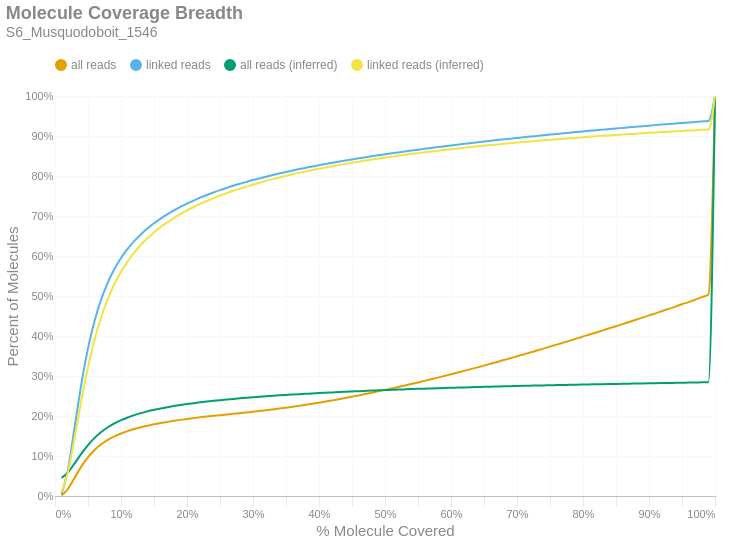

Notebook code for this chart:
### Markdown cell above
### Molecule Read Coverage
This chart shows molecule coverage breadth as computed by the number of bases aligned to that molecule. In other words, "*how much of each unique long molecule is actually sequenced/aligned?*" Keep in mind there is a distinction between sequences and alignments, since some sequences belonging to a particular molecule may not align well and wouldn't appear in the alignment data. This chart also shows molecule coverage breadth as computed by the *inferred fragment* from which the aligned sequences originate. Unlike read coverage, this calculation takes into account the total insert size, including unsequenced gaps between the forward and reverse reads. Like the previous figures, these are cumulative percents.

### Code cell
if SKIPLR:
    print_html(f"Skipped")
else:
    binned_df = consolidated_hist(valids['coverage_bp'], mask, 0.01, True)
    binned_df_inf = consolidated_hist(valids['coverage_inserts'], mask, 0.01, True)
    binned_df = binned_df.with_columns(pl.lit(binned_df_inf['all reads (cumsum)']).alias('all reads (inferred)'))
    binned_df = binned_df.with_columns(pl.lit(binned_df_inf['linked reads (cumsum)']).alias('linked reads (inferred)'))
    binned_df = binned_df.with_columns(
        (pl.col('bin').cast(pl.Float64) + 0.01).alias('right_edge')
    )

    with SafeRender(binned_df):
        (
            density_plot(binned_df, 'Molecule Coverage Breadth', samplename, 'molcov', ['all reads (inferred)','linked reads (inferred)'])
            .encode(
                #x=alt.X('bin:Q', title="% Molecule Covered").axis(format = '%').scale(padding=0),
                x=alt.X('right_edge:Q', title="% Molecule Covered").axis(format='%').scale(padding=0),
                y=alt.Y('value:Q', title='Percent of Molecules')
                    .axis(format='%')
                    .stack(False)
                    .scale(domainMin=0, padding=0),
                color=alt.Color("key:N").scale(domain = ["all reads", "linked reads", "all reads (inferred)", "linked reads (inferred)"]),
                tooltip = [
                    alt.Tooltip("key:N", title = "Data Type"),
                    alt.Tooltip("range_label:N", title="% Molecule Covered"),
                    alt.Tooltip("value:Q", format = ".2%", title="% Molecules")
                ]
            )
        ).display()

### Figure 1 — Vega-Lite specification as saved in the notebook (floating-point values rounded to 4 significant figures)
{"width": "container", "height": 400, "config": {"title": {"anchor": "start", "dy": -15, "fontSize": 18, "color": "#888888", "subtitleColor": "#888888", "subtitleFontSize": 14}, "arc": {"fill": "#0072B2"}, "axis": {"domainColor": "#888888", "domainWidth": 0.5, "gridWidth": 0.2, "grid": false, "titleFontWeight": 400, "titleFontSize": 15, "labelFontSize": 11, "labelColor": "#888888", "tickColor": "#888888", "tickWidth": 0.2, "titleColor": "#888888"}, "axisBand": {"grid": false}, "axisX": {"grid": true, "tickSize": 10, "domainCap": "round"}, "axisY": {"domain": false, "grid": true, "tickSize": 0, "domainCap": "round"}, "background": "transparent", "header": {"labelFontSize": 15, "labelColor": "#888888", "titleFontSize": 15, "titleFontWeight": 600, "titleColor": "#888888"}, "legend": {"labelFont": "sans-serif", "labelFontSize": 12, "labelColor": "#888888", "symbolSize": 100, "symbolType": "circle", "titleFontSize": 12, "titlePadding": 10, "titleColor": "#888888", "title": null, "orient": "top"}, "range": {"category": ["#E69F00", "#56B4E9", "#009E73", "#F0E442", "#0072B2", "#D55E00", "#CC79A7", "#000000"], "diverging": ["#cfe8f3", "#a2d4ec", "#73bfe2", "#46abdb", "#1696d2", "#12719e"]}, "area": {"fill": "#0072B2", "fillOpacity": 0.7, "line": true, "strokeOpacity": 0.7}, "line": {"color": "#0072B2", "stroke": "#0072B2", "strokeWidth": 2}, "trail": {"color": "#0072B2", "stroke": "#0072B2", "strokeWidth": 0, "size": 1}, "point": {"filled": true, "fillOpacity": 1.0, "size": 95}, "text": {"color": "#888888", "fontSize": 11, "align": "right", "fontWeight": 400, "size": 11}, "bar": {"fill": "#0072B2", "stroke": null}, "view": {"stroke": null, "continuousWidth": 660, "continuousHeight": 400}}, "data": {"name": "data-406e7dd2d093a20a7a21bd7693b16baf"}, "mark": {"type": "line", "interpolate": "monotone", "point": {"opacity": 0, "size": 275}}, "encoding": {"color": {"field": "key", "scale": {"domain": ["all reads", "linked reads", "all reads (inferred)", "linked reads (inferred)"]}, "type": "nominal"}, "tooltip": [{"field": "key", "title": "Data Type", "type": "nominal"}, {"field": "range_label", "title": "% Molecule Covered", "type": "nominal"}, {"field": "value", "format": ".2%", "title": "% Molecules", "type": "quantitative"}], "x": {"axis": {"format": "%"}, "field": "right_edge", "scale": {"padding": 0}, "title": "% Molecule Covered", "type": "quantitative"}, "y": {"axis": {"format": "%"}, "field": "value", "scale": {"domainMin": 0, "padding": 0}, "stack": false, "title": "Percent of Molecules", "type": "quantitative"}}, "params": [{"name": "param_c36ac31b6afebe62", "select": {"type": "point", "fields": ["key"]}, "bind": "legend"}], "title": {"text": "Molecule Coverage Breadth", "subtitle": "S6_Musquodoboit_1546"}, "transform": [{"fold": ["all reads (cumsum)", "linked reads (cumsum)", "all reads (inferred)", "linked reads (inferred)"]}, {"calculate": "replace(datum.key, ' (cumsum)', '')", "as": "key"}, {"filter": {"param": "param_c36ac31b6afebe62"}}], "usermeta": {"embedOptions": {"downloadFileName": "S6_Musquodoboit_1546.molcov"}}, "$schema": "https://vega.github.io/schema/vega-lite/v6.1.0.json", "datasets": {"data-406e7dd2d093a20a7a21bd7693b16baf": [{"bin": "0.0", "interval": "0.0-0.01", "all reads": 0.001527, "linked reads": 0.005129, "all reads (cumsum)": 0.001527, "linked reads (cumsum)": 0.005129, "range_label": "0.0-0.01", "all reads (inferred)": 0.04539, "linked reads (inferred)": 0.009751, "right_edge": 0.01}, {"bin": "0.01", "interval": "0.01-0.02", "all reads": 0.01705, "linked reads": 0.06406, "all reads (cumsum)": 0.01858, "linked reads (cumsum)": 0.06918, "range_label": "0.01-0.02", "all reads (inferred)": 0.05955, "linked reads (inferred)": 0.06263, "right_edge": 0.02}, {"bin": "0.02", "interval": "0.02-0.03", "all reads": 0.02776, "linked reads": 0.1057, "all reads (cumsum)": 0.04634, "linked reads (cumsum)": 0.1749, "range_label": "0.02-0.03", "all reads (inferred)": 0.08216, "linked reads (inferred)": 0.1488, "right_edge": 0.03}, {"bin": "0.03", "interval": "0.03-0.04", "all reads": 0.02766, "linked reads": 0.1057, "all reads (cumsum)": 0.074, "linked reads (cumsum)": 0.2806, "range_label": "0.03-0.04", "all reads (inferred)": 0.106, "linked reads (inferred)": 0.2399, "right_edge": 0.04}, {"bin": "0.04", "interval": "0.04-0.05", "all reads": 0.0231, "linked reads": 0.08843, "all reads (cumsum)": 0.0971, "linked reads (cumsum)": 0.3691, "range_label": "0.04-0.05", "all reads (inferred)": 0.1274, "linked reads (inferred)": 0.3221, "right_edge": 0.05}, {"bin": "0.05", "interval": "0.05-0.06", "all reads": 0.01805, "linked reads": 0.06906, "all reads (cumsum)": 0.1152, "linked reads (cumsum)": 0.4381, "range_label": "0.05-0.06", "all reads (inferred)": 0.1453, "linked reads (inferred)": 0.3907, "right_edge": 0.06}, {"bin": "0.06", "interval": "0.06-0.07", "all reads": 0.01405, "linked reads": 0.05362, "all reads (cumsum)": 0.1292, "linked reads (cumsum)": 0.4918, "range_label": "0.06-0.07", "all reads (inferred)": 0.1599, "linked reads (inferred)": 0.4469, "right_edge": 0.07}, {"bin": "0.07", "interval": "0.07-0.08", "all reads": 0.01099, "linked reads": 0.04192, "all reads (cumsum)": 0.1402, "linked reads (cumsum)": 0.5337, "range_label": "0.07-0.08", "all reads (inferred)": 0.1718, "linked reads (inferred)": 0.4923, "right_edge": 0.08}, {"bin": "0.08", "interval": "0.08-0.09", "all reads": 0.008846, "linked reads": 0.0337, "all reads (cumsum)": 0.149, "linked reads (cumsum)": 0.5674, "range_label": "0.08-0.09", "all reads (inferred)": 0.1815, "linked reads (inferred)": 0.5295, "right_edge": 0.09}, {"bin": "0.09", "interval": "0.09-0.1", "all reads": 0.007249, "linked reads": 0.02753, "all reads (cumsum)": 0.1563, "linked reads (cumsum)": 0.5949, "range_label": "0.09-0.1", "all reads (inferred)": 0.1895, "linked reads (inferred)": 0.5602, "right_edge": 0.1}, {"bin": "0.1", "interval": "0.1-0.11", "all reads": 0.006007, "linked reads": 0.02274, "all reads (cumsum)": 0.1623, "linked reads (cumsum)": 0.6176, "range_label": "0.1-0.11", "all reads (inferred)": 0.1963, "linked reads (inferred)": 0.586, "right_edge": 0.11}, {"bin": "0.11", "interval": "0.11-0.12", "all reads": 0.00516, "linked reads": 0.0195, "all reads (cumsum)": 0.1674, "linked reads (cumsum)": 0.6372, "range_label": "0.11-0.12", "all reads (inferred)": 0.2021, "linked reads (inferred)": 0.6082, "right_edge": 0.12}, {"bin": "0.12", "interval": "0.12-0.13", "all reads": 0.004461, "linked reads": 0.01684, "all reads (cumsum)": 0.1719, "linked reads (cumsum)": 0.654, "range_label": "0.12-0.13", "all reads (inferred)": 0.2071, "linked reads (inferred)": 0.6274, "right_edge": 0.13}, {"bin": "0.13", "interval": "0.13-0.14", "all reads": 0.003895, "linked reads": 0.0147, "all reads (cumsum)": 0.1758, "linked reads (cumsum)": 0.6687, "range_label": "0.13-0.14", "all reads (inferred)": 0.2115, "linked reads (inferred)": 0.6443, "right_edge": 0.14}, {"bin": "0.14", "interval": "0.14-0.15", "all reads": 0.003512, "linked reads": 0.01319, "all reads (cumsum)": 0.1793, "linked reads (cumsum)": 0.6819, "range_label": "0.14-0.15", "all reads (inferred)": 0.2154, "linked reads (inferred)": 0.659, "right_edge": 0.15}, {"bin": "0.15", "interval": "0.15-0.16", "all reads": 0.003125, "linked reads": 0.0117, "all reads (cumsum)": 0.1824, "linked reads (cumsum)": 0.6936, "range_label": "0.15-0.16", "all reads (inferred)": 0.2189, "linked reads (inferred)": 0.6722, "right_edge": 0.16}, {"bin": "0.16", "interval": "0.16-0.17", "all reads": 0.002835, "linked reads": 0.01059, "all reads (cumsum)": 0.1853, "linked reads (cumsum)": 0.7042, "range_label": "0.16-0.17", "all reads (inferred)": 0.222, "linked reads (inferred)": 0.6841, "right_edge": 0.17}, {"bin": "0.17", "interval": "0.17-0.18", "all reads": 0.00263, "linked reads": 0.009728, "all reads (cumsum)": 0.1879, "linked reads (cumsum)": 0.7139, "range_label": "0.17-0.18", "all reads (inferred)": 0.2248, "linked reads (inferred)": 0.6949, "right_edge": 0.18}, {"bin": "0.18", "interval": "0.18-0.19", "all reads": 0.002424, "linked reads": 0.008889, "all reads (cumsum)": 0.1903, "linked reads (cumsum)": 0.7228, "range_label": "0.18-0.19", "all reads (inferred)": 0.2274, "linked reads (inferred)": 0.7048, "right_edge": 0.19}, {"bin": "0.19", "interval": "0.19-0.2", "all reads": 0.002282, "linked reads": 0.008326, "all reads (cumsum)": 0.1926, "linked reads (cumsum)": 0.7311, "range_label": "0.19-0.2", "all reads (inferred)": 0.2298, "linked reads (inferred)": 0.714, "right_edge": 0.2}, {"bin": "0.2", "interval": "0.2-0.21", "all reads": 0.002083, "linked reads": 0.00753, "all reads (cumsum)": 0.1947, "linked reads (cumsum)": 0.7386, "range_label": "0.2-0.21", "all reads (inferred)": 0.2321, "linked reads (inferred)": 0.7225, "right_edge": 0.21}, {"bin": "0.21", "interval": "0.21-0.22", "all reads": 0.002012, "linked reads": 0.00719, "all reads (cumsum)": 0.1967, "linked reads (cumsum)": 0.7458, "range_label": "0.21-0.22", "all reads (inferred)": 0.2342, "linked reads (inferred)": 0.7304, "right_edge": 0.22}, {"bin": "0.22", "interval": "0.22-0.23", "all reads": 0.001897, "linked reads": 0.006631, "all reads (cumsum)": 0.1986, "linked reads (cumsum)": 0.7525, "range_label": "0.22-0.23", "all reads (inferred)": 0.2361, "linked reads (inferred)": 0.7377, "right_edge": 0.23}, {"bin": "0.23", "interval": "0.23-0.24", "all reads": 0.001816, "linked reads": 0.006276, "all reads (cumsum)": 0.2004, "linked reads (cumsum)": 0.7587, "range_label": "0.23-0.24", "all reads (inferred)": 0.2379, "linked reads (inferred)": 0.7446, "right_edge": 0.24}, {"bin": "0.24", "interval": "0.24-0.25", "all reads": 0.001737, "linked reads": 0.005927, "all reads (cumsum)": 0.2022, "linked reads (cumsum)": 0.7647, "range_label": "0.24-0.25", "all reads (inferred)": 0.2396, "linked reads (inferred)": 0.7511, "right_edge": 0.25}, {"bin": "0.25", "interval": "0.25-0.26", "all reads": 0.001657, "linked reads": 0.005521, "all reads (cumsum)": 0.2038, "linked reads (cumsum)": 0.7702, "range_label": "0.25-0.26", "all reads (inferred)": 0.2412, "linked reads (inferred)": 0.7572, "right_edge": 0.26}, {"bin": "0.26", "interval": "0.26-0.27", "all reads": 0.001647, "linked reads": 0.005339, "all reads (cumsum)": 0.2055, "linked reads (cumsum)": 0.7755, "range_label": "0.26-0.27", "all reads (inferred)": 0.2428, "linked reads (inferred)": 0.763, "right_edge": 0.27}, {"bin": "0.27", "interval": "0.27-0.28", "all reads": 0.001622, "linked reads": 0.004965, "all reads (cumsum)": 0.2071, "linked reads (cumsum)": 0.7805, "range_label": "0.27-0.28", "all reads (inferred)": 0.2442, "linked reads (inferred)": 0.7685, "right_edge": 0.28}, {"bin": "0.28", "interval": "0.28-0.29", "all reads": 0.001662, "linked reads": 0.004726, "all reads (cumsum)": 0.2087, "linked reads (cumsum)": 0.7852, "range_label": "0.28-0.29", "all reads (inferred)": 0.2456, "linked reads (inferred)": 0.7736, "right_edge": 0.29}, {"bin": "0.29", "interval": "0.29-0.3", "all reads": 0.001791, "linked reads": 0.004633, "all reads (cumsum)": 0.2105, "linked reads (cumsum)": 0.7898, "range_label": "0.29-0.3", "all reads (inferred)": 0.2469, "linked reads (inferred)": 0.7786, "right_edge": 0.3}, {"bin": "0.3", "interval": "0.3-0.31", "all reads": 0.00182, "linked reads": 0.004289, "all reads (cumsum)": 0.2124, "linked reads (cumsum)": 0.7941, "range_label": "0.3-0.31", "all reads (inferred)": 0.2481, "linked reads (inferred)": 0.7833, "right_edge": 0.31}, {"bin": "0.31", "interval": "0.31-0.32", "all reads": 0.001947, "linked reads": 0.004217, "all reads (cumsum)": 0.2143, "linked reads (cumsum)": 0.7984, "range_label": "0.31-0.32", "all reads (inferred)": 0.2493, "linked reads (inferred)": 0.7878, "right_edge": 0.32}, {"bin": "0.32", "interval": "0.32-0.33", "all reads": 0.002082, "linked reads": 0.00406, "all reads (cumsum)": 0.2164, "linked reads (cumsum)": 0.8024, "range_label": "0.32-0.33", "all reads (inferred)": 0.2505, "linked reads (inferred)": 0.7922, "right_edge": 0.33}, {"bin": "0.33", "interval": "0.33-0.34", "all reads": 0.002137, "linked reads": 0.003861, "all reads (cumsum)": 0.2185, "linked reads (cumsum)": 0.8063, "range_label": "0.33-0.34", "all reads (inferred)": 0.2516, "linked reads (inferred)": 0.7964, "right_edge": 0.34}, {"bin": "0.34", "interval": "0.34-0.35", "all reads": 0.002235, "linked reads": 0.003766, "all reads (cumsum)": 0.2208, "linked reads (cumsum)": 0.81, "range_label": "0.34-0.35", "all reads (inferred)": 0.2526, "linked reads (inferred)": 0.8003, "right_edge": 0.35}, {"bin": "0.35", "interval": "0.35-0.36", "all reads": 0.002323, "linked reads": 0.00361, "all reads (cumsum)": 0.2231, "linked reads (cumsum)": 0.8136, "range_label": "0.35-0.36", "all reads (inferred)": 0.2537, "linked reads (inferred)": 0.8042, "right_edge": 0.36}, {"bin": "0.36", "interval": "0.36-0.37", "all reads": 0.002463, "linked reads": 0.003608, "all reads (cumsum)": 0.2255, "linked reads (cumsum)": 0.8173, "range_label": "0.36-0.37", "all reads (inferred)": 0.2546, "linked reads (inferred)": 0.8078, "right_edge": 0.37}, {"bin": "0.37", "interval": "0.37-0.38", "all reads": 0.002512, "linked reads": 0.003291, "all reads (cumsum)": 0.2281, "linked reads (cumsum)": 0.8205, "range_label": "0.37-0.38", "all reads (inferred)": 0.2556, "linked reads (inferred)": 0.8114, "right_edge": 0.38}, {"bin": "0.38", "interval": "0.38-0.39", "all reads": 0.002615, "linked reads": 0.003258, "all reads (cumsum)": 0.2307, "linked reads (cumsum)": 0.8238, "range_label": "0.38-0.39", "all reads (inferred)": 0.2565, "linked reads (inferred)": 0.8149, "right_edge": 0.39}, {"bin": "0.39", "interval": "0.39-0.4", "all reads": 0.002733, "linked reads": 0.003137, "all reads (cumsum)": 0.2334, "linked reads (cumsum)": 0.8269, "range_label": "0.39-0.4", "all reads (inferred)": 0.2574, "linked reads (inferred)": 0.8182, "right_edge": 0.4}, {"bin": "0.4", "interval": "0.4-0.41", "all reads": 0.002771, "linked reads": 0.003046, "all reads (cumsum)": 0.2362, "linked reads (cumsum)": 0.83, "range_label": "0.4-0.41", "all reads (inferred)": 0.2582, "linked reads (inferred)": 0.8213, "right_edge": 0.41}, {"bin": "0.41", "interval": "0.41-0.42", "all reads": 0.002914, "linked reads": 0.003005, "all reads (cumsum)": 0.2391, "linked reads (cumsum)": 0.833, "range_label": "0.41-0.42", "all reads (inferred)": 0.259, "linked reads (inferred)": 0.8244, "right_edge": 0.42}, {"bin": "0.42", "interval": "0.42-0.43", "all reads": 0.002971, "linked reads": 0.002867, "all reads (cumsum)": 0.2421, "linked reads (cumsum)": 0.8359, "range_label": "0.42-0.43", "all reads (inferred)": 0.2598, "linked reads (inferred)": 0.8274, "right_edge": 0.43}, {"bin": "0.43", "interval": "0.43-0.44", "all reads": 0.003037, "linked reads": 0.002835, "all reads (cumsum)": 0.2451, "linked reads (cumsum)": 0.8387, "range_label": "0.43-0.44", "all reads (inferred)": 0.2606, "linked reads (inferred)": 0.8303, "right_edge": 0.44}, {"bin": "0.44", "interval": "0.44-0.45", "all reads": 0.003157, "linked reads": 0.002754, "all reads (cumsum)": 0.2483, "linked reads (cumsum)": 0.8414, "range_label": "0.44-0.45", "all reads (inferred)": 0.2614, "linked reads (inferred)": 0.8331, "right_edge": 0.45}, {"bin": "0.45", "interval": "0.45-0.46", "all reads": 0.003207, "linked reads": 0.002685, "all reads (cumsum)": 0.2515, "linked reads (cumsum)": 0.8441, "range_label": "0.45-0.46", "all reads (inferred)": 0.2621, "linked reads (inferred)": 0.8359, "right_edge": 0.46}, {"bin": "0.46", "interval": "0.46-0.47", "all reads": 0.00333, "linked reads": 0.0027, "all reads (cumsum)": 0.2548, "linked reads (cumsum)": 0.8468, "range_label": "0.46-0.47", "all reads (inferred)": 0.2628, "linked reads (inferred)": 0.8385, "right_edge": 0.47}, {"bin": "0.47", "interval": "0.47-0.48", "all reads": 0.003407, "linked reads": 0.00255, "all reads (cumsum)": 0.2582, "linked reads (cumsum)": 0.8494, "range_label": "0.47-0.48", "all reads (inferred)": 0.2635, "linked reads (inferred)": 0.8411, "right_edge": 0.48}, {"bin": "0.48", "interval": "0.48-0.49", "all reads": 0.00338, "linked reads": 0.002517, "all reads (cumsum)": 0.2616, "linked reads (cumsum)": 0.8519, "range_label": "0.48-0.49", "all reads (inferred)": 0.2642, "linked reads (inferred)": 0.8435, "right_edge": 0.49}, {"bin": "0.49", "interval": "0.49-0.5", "all reads": 0.003776, "linked reads": 0.002506, "all reads (cumsum)": 0.2653, "linked reads (cumsum)": 0.8544, "range_label": "0.49-0.5", "all reads (inferred)": 0.2649, "linked reads (inferred)": 0.8461, "right_edge": 0.5}, {"bin": "0.5", "interval": "0.5-0.51", "all reads": 0.003322, "linked reads": 0.002243, "all reads (cumsum)": 0.2687, "linked reads (cumsum)": 0.8566, "range_label": "0.5-0.51", "all reads (inferred)": 0.2655, "linked reads (inferred)": 0.8484, "right_edge": 0.51}, {"bin": "0.51", "interval": "0.51-0.52", "all reads": 0.003789, "linked reads": 0.002357, "all reads (cumsum)": 0.2725, "linked reads (cumsum)": 0.859, "range_label": "0.51-0.52", "all reads (inferred)": 0.2661, "linked reads (inferred)": 0.8507, "right_edge": 0.52}, {"bin": "0.52", "interval": "0.52-0.53", "all reads": 0.003693, "linked reads": 0.002311, "all reads (cumsum)": 0.2762, "linked reads (cumsum)": 0.8613, "range_label": "0.52-0.53", "all reads (inferred)": 0.2667, "linked reads (inferred)": 0.8529, "right_edge": 0.53}, {"bin": "0.53", "interval": "0.53-0.54", "all reads": 0.003842, "linked reads": 0.002281, "all reads (cumsum)": 0.28, "linked reads (cumsum)": 0.8636, "range_label": "0.53-0.54", "all reads (inferred)": 0.2673, "linked reads (inferred)": 0.855, "right_edge": 0.54}, {"bin": "0.54", "interval": "0.54-0.55", "all reads": 0.003837, "linked reads": 0.002228, "all reads (cumsum)": 0.2838, "linked reads (cumsum)": 0.8658, "range_label": "0.54-0.55", "all reads (inferred)": 0.2678, "linked reads (inferred)": 0.8572, "right_edge": 0.55}, {"bin": "0.55", "interval": "0.55-0.56", "all reads": 0.004015, "linked reads": 0.002225, "all reads (cumsum)": 0.2878, "linked reads (cumsum)": 0.8681, "range_label": "0.55-0.56", "all reads (inferred)": 0.2684, "linked reads (inferred)": 0.8592, "right_edge": 0.56}, {"bin": "0.56", "interval": "0.56-0.57", "all reads": 0.004039, "linked reads": 0.002114, "all reads (cumsum)": 0.2919, "linked reads (cumsum)": 0.8702, "range_label": "0.56-0.57", "all reads (inferred)": 0.2689, "linked reads (inferred)": 0.8612, "right_edge": 0.57}, {"bin": "0.57", "interval": "0.57-0.58", "all reads": 0.004045, "linked reads": 0.002047, "all reads (cumsum)": 0.2959, "linked reads (cumsum)": 0.8722, "range_label": "0.57-0.58", "all reads (inferred)": 0.2694, "linked reads (inferred)": 0.8632, "right_edge": 0.58}, {"bin": "0.58", "interval": "0.58-0.59", "all reads": 0.004166, "linked reads": 0.002123, "all reads (cumsum)": 0.3001, "linked reads (cumsum)": 0.8743, "range_label": "0.58-0.59", "all reads (inferred)": 0.27, "linked reads (inferred)": 0.8651, "right_edge": 0.59}, {"bin": "0.59", "interval": "0.59-0.6", "all reads": 0.004302, "linked reads": 0.002081, "all reads (cumsum)": 0.3044, "linked reads (cumsum)": 0.8764, "range_label": "0.59-0.6", "all reads (inferred)": 0.2705, "linked reads (inferred)": 0.867, "right_edge": 0.6}, {"bin": "0.6", "interval": "0.6-0.61", "all reads": 0.00413, "linked reads": 0.002006, "all reads (cumsum)": 0.3085, "linked reads (cumsum)": 0.8784, "range_label": "0.6-0.61", "all reads (inferred)": 0.271, "linked reads (inferred)": 0.8689, "right_edge": 0.61}, {"bin": "0.61", "interval": "0.61-0.62", "all reads": 0.004342, "linked reads": 0.001975, "all reads (cumsum)": 0.3129, "linked reads (cumsum)": 0.8804, "range_label": "0.61-0.62", "all reads (inferred)": 0.2715, "linked reads (inferred)": 0.8707, "right_edge": 0.62}, {"bin": "0.62", "interval": "0.62-0.63", "all reads": 0.004306, "linked reads": 0.001874, "all reads (cumsum)": 0.3172, "linked reads (cumsum)": 0.8823, "range_label": "0.62-0.63", "all reads (inferred)": 0.272, "linked reads (inferred)": 0.8724, "right_edge": 0.63}, {"bin": "0.63", "interval": "0.63-0.64", "all reads": 0.004398, "linked reads": 0.001916, "all reads (cumsum)": 0.3216, "linked reads (cumsum)": 0.8842, "range_label": "0.63-0.64", "all reads (inferred)": 0.2724, "linked reads (inferred)": 0.8741, "right_edge": 0.64}, {"bin": "0.64", "interval": "0.64-0.65", "all reads": 0.004448, "linked reads": 0.001872, "all reads (cumsum)": 0.326, "linked reads (cumsum)": 0.8861, "range_label": "0.64-0.65", "all reads (inferred)": 0.2729, "linked reads (inferred)": 0.8757, "right_edge": 0.65}, {"bin": "0.65", "interval": "0.65-0.66", "all reads": 0.004709, "linked reads": 0.0019, "all reads (cumsum)": 0.3307, "linked reads (cumsum)": 0.888, "range_label": "0.65-0.66", "all reads (inferred)": 0.2733, "linked reads (inferred)": 0.8774, "right_edge": 0.66}, {"bin": "0.66", "interval": "0.66-0.67", "all reads": 0.004477, "linked reads": 0.001856, "all reads (cumsum)": 0.3352, "linked reads (cumsum)": 0.8898, "range_label": "0.66-0.67", "all reads (inferred)": 0.2737, "linked reads (inferred)": 0.879, "right_edge": 0.67}, {"bin": "0.67", "interval": "0.67-0.68", "all reads": 0.004633, "linked reads": 0.001806, "all reads (cumsum)": 0.3398, "linked reads (cumsum)": 0.8916, "range_label": "0.67-0.68", "all reads (inferred)": 0.2742, "linked reads (inferred)": 0.8805, "right_edge": 0.68}, {"bin": "0.68", "interval": "0.68-0.69", "all reads": 0.004588, "linked reads": 0.001769, "all reads (cumsum)": 0.3444, "linked reads (cumsum)": 0.8934, "range_label": "0.68-0.69", "all reads (inferred)": 0.2746, "linked reads (inferred)": 0.882, "right_edge": 0.69}, {"bin": "0.69", "interval": "0.69-0.7", "all reads": 0.004788, "linked reads": 0.001733, "all reads (cumsum)": 0.3492, "linked reads (cumsum)": 0.8951, "range_label": "0.69-0.7", "all reads (inferred)": 0.275, "linked reads (inferred)": 0.8836, "right_edge": 0.7}, {"bin": "0.7", "interval": "0.7-0.71", "all reads": 0.004702, "linked reads": 0.001722, "all reads (cumsum)": 0.3539, "linked reads (cumsum)": 0.8968, "range_label": "0.7-0.71", "all reads (inferred)": 0.2754, "linked reads (inferred)": 0.885, "right_edge": 0.71}, {"bin": "0.71", "interval": "0.71-0.72", "all reads": 0.004768, "linked reads": 0.001709, "all reads (cumsum)": 0.3587, "linked reads (cumsum)": 0.8986, "range_label": "0.71-0.72", "all reads (inferred)": 0.2758, "linked reads (inferred)": 0.8864, "right_edge": 0.72}, {"bin": "0.72", "interval": "0.72-0.73", "all reads": 0.004911, "linked reads": 0.001702, "all reads (cumsum)": 0.3636, "linked reads (cumsum)": 0.9003, "range_label": "0.72-0.73", "all reads (inferred)": 0.2762, "linked reads (inferred)": 0.8878, "right_edge": 0.73}, {"bin": "0.73", "interval": "0.73-0.74", "all reads": 0.004833, "linked reads": 0.001668, "all reads (cumsum)": 0.3684, "linked reads (cumsum)": 0.9019, "range_label": "0.73-0.74", "all reads (inferred)": 0.2765, "linked reads (inferred)": 0.8892, "right_edge": 0.74}, {"bin": "0.74", "interval": "0.74-0.75", "all reads": 0.005108, "linked reads": 0.001715, "all reads (cumsum)": 0.3735, "linked reads (cumsum)": 0.9036, "range_label": "0.74-0.75", "all reads (inferred)": 0.2769, "linked reads (inferred)": 0.8906, "right_edge": 0.75}, {"bin": "0.75", "interval": "0.75-0.76", "all reads": 0.004823, "linked reads": 0.001537, "all reads (cumsum)": 0.3784, "linked reads (cumsum)": 0.9052, "range_label": "0.75-0.76", "all reads (inferred)": 0.2773, "linked reads (inferred)": 0.8918, "right_edge": 0.76}, {"bin": "0.76", "interval": "0.76-0.77", "all reads": 0.005014, "linked reads": 0.001581, "all reads (cumsum)": 0.3834, "linked reads (cumsum)": 0.9068, "range_label": "0.76-0.77", "all reads (inferred)": 0.2776, "linked reads (inferred)": 0.8932, "right_edge": 0.77}, {"bin": "0.77", "interval": "0.77-0.78", "all reads": 0.005042, "linked reads": 0.00159, "all reads (cumsum)": 0.3884, "linked reads (cumsum)": 0.9083, "range_label": "0.77-0.78", "all reads (inferred)": 0.278, "linked reads (inferred)": 0.8944, "right_edge": 0.78}, {"bin": "0.78", "interval": "0.78-0.79", "all reads": 0.005025, "linked reads": 0.001556, "all reads (cumsum)": 0.3934, "linked reads (cumsum)": 0.9099, "range_label": "0.78-0.79", "all reads (inferred)": 0.2783, "linked reads (inferred)": 0.8956, "right_edge": 0.79}, {"bin": "0.79", "interval": "0.79-0.8", "all reads": 0.005351, "linked reads": 0.001602, "all reads (cumsum)": 0.3988, "linked reads (cumsum)": 0.9115, "range_label": "0.79-0.8", "all reads (inferred)": 0.2787, "linked reads (inferred)": 0.8969, "right_edge": 0.8}, {"bin": "0.8", "interval": "0.8-0.81", "all reads": 0.00488, "linked reads": 0.001432, "all reads (cumsum)": 0.4037, "linked reads (cumsum)": 0.9129, "range_label": "0.8-0.81", "all reads (inferred)": 0.279, "linked reads (inferred)": 0.898, "right_edge": 0.81}, {"bin": "0.81", "interval": "0.81-0.82", "all reads": 0.005128, "linked reads": 0.001539, "all reads (cumsum)": 0.4088, "linked reads (cumsum)": 0.9145, "range_label": "0.81-0.82", "all reads (inferred)": 0.2793, "linked reads (inferred)": 0.8992, "right_edge": 0.82}, {"bin": "0.82", "interval": "0.82-0.83", "all reads": 0.005246, "linked reads": 0.001456, "all reads (cumsum)": 0.414, "linked reads (cumsum)": 0.9159, "range_label": "0.82-0.83", "all reads (inferred)": 0.2796, "linked reads (inferred)": 0.9004, "right_edge": 0.83}, {"bin": "0.83", "interval": "0.83-0.84", "all reads": 0.005263, "linked reads": 0.001471, "all reads (cumsum)": 0.4193, "linked reads (cumsum)": 0.9174, "range_label": "0.83-0.84", "all reads (inferred)": 0.28, "linked reads (inferred)": 0.9015, "right_edge": 0.84}, {"bin": "0.84", "interval": "0.84-0.85", "all reads": 0.005162, "linked reads": 0.001401, "all reads (cumsum)": 0.4245, "linked reads (cumsum)": 0.9188, "range_label": "0.84-0.85", "all reads (inferred)": 0.2803, "linked reads (inferred)": 0.9026, "right_edge": 0.85}, {"bin": "0.85", "interval": "0.85-0.86", "all reads": 0.00532, "linked reads": 0.001443, "all reads (cumsum)": 0.4298, "linked reads (cumsum)": 0.9202, "range_label": "0.85-0.86", "all reads (inferred)": 0.2806, "linked reads (inferred)": 0.9037, "right_edge": 0.86}, {"bin": "0.86", "interval": "0.86-0.87", "all reads": 0.005304, "linked reads": 0.001444, "all reads (cumsum)": 0.4351, "linked reads (cumsum)": 0.9217, "range_label": "0.86-0.87", "all reads (inferred)": 0.2809, "linked reads (inferred)": 0.9048, "right_edge": 0.87}, {"bin": "0.87", "interval": "0.87-0.88", "all reads": 0.00543, "linked reads": 0.001417, "all reads (cumsum)": 0.4405, "linked reads (cumsum)": 0.9231, "range_label": "0.87-0.88", "all reads (inferred)": 0.2812, "linked reads (inferred)": 0.9058, "right_edge": 0.88}, {"bin": "0.88", "interval": "0.88-0.89", "all reads": 0.005369, "linked reads": 0.001383, "all reads (cumsum)": 0.4459, "linked reads (cumsum)": 0.9245, "range_label": "0.88-0.89", "all reads (inferred)": 0.2815, "linked reads (inferred)": 0.9068, "right_edge": 0.89}, {"bin": "0.89", "interval": "0.89-0.9", "all reads": 0.005548, "linked reads": 0.001394, "all reads (cumsum)": 0.4514, "linked reads (cumsum)": 0.9259, "range_label": "0.89-0.9", "all reads (inferred)": 0.2818, "linked reads (inferred)": 0.9078, "right_edge": 0.9}, {"bin": "0.9", "interval": "0.9-0.91", "all reads": 0.005235, "linked reads": 0.001312, "all reads (cumsum)": 0.4567, "linked reads (cumsum)": 0.9272, "range_label": "0.9-0.91", "all reads (inferred)": 0.282, "linked reads (inferred)": 0.9088, "right_edge": 0.91}, {"bin": "0.91", "interval": "0.91-0.92", "all reads": 0.005983, "linked reads": 0.001392, "all reads (cumsum)": 0.4627, "linked reads (cumsum)": 0.9286, "range_label": "0.91-0.92", "all reads (inferred)": 0.2823, "linked reads (inferred)": 0.9098, "right_edge": 0.92}, {"bin": "0.92", "interval": "0.92-0.93", "all reads": 0.005122, "linked reads": 0.001291, "all reads (cumsum)": 0.4678, "linked reads (cumsum)": 0.9299, "range_label": "0.92-0.93", "all reads (inferred)": 0.2826, "linked reads (inferred)": 0.9108, "right_edge": 0.93}, {"bin": "0.93", "interval": "0.93-0.94", "all reads": 0.005654, "linked reads": 0.001342, "all reads (cumsum)": 0.4734, "linked reads (cumsum)": 0.9312, "range_label": "0.93-0.94", "all reads (inferred)": 0.2829, "linked reads (inferred)": 0.9117, "right_edge": 0.94}, {"bin": "0.94", "interval": "0.94-0.95", "all reads": 0.00609, "linked reads": 0.001304, "all reads (cumsum)": 0.4795, "linked reads (cumsum)": 0.9325, "range_label": "0.94-0.95", "all reads (inferred)": 0.2832, "linked reads (inferred)": 0.9127, "right_edge": 0.95}, {"bin": "0.95", "interval": "0.95-0.96", "all reads": 0.005192, "linked reads": 0.001283, "all reads (cumsum)": 0.4847, "linked reads (cumsum)": 0.9338, "range_label": "0.95-0.96", "all reads (inferred)": 0.2835, "linked reads (inferred)": 0.9136, "right_edge": 0.96}, {"bin": "0.96", "interval": "0.96-0.97", "all reads": 0.005993, "linked reads": 0.001248, "all reads (cumsum)": 0.4907, "linked reads (cumsum)": 0.9351, "range_label": "0.96-0.97", "all reads (inferred)": 0.2838, "linked reads (inferred)": 0.9146, "right_edge": 0.97}, {"bin": "0.97", "interval": "0.97-0.98", "all reads": 0.006544, "linked reads": 0.001248, "all reads (cumsum)": 0.4973, "linked reads (cumsum)": 0.9363, "range_label": "0.97-0.98", "all reads (inferred)": 0.2841, "linked reads (inferred)": 0.9155, "right_edge": 0.98}, {"bin": "0.98", "interval": "0.98-0.99", "all reads": 0.006104, "linked reads": 0.001319, "all reads (cumsum)": 0.5034, "linked reads (cumsum)": 0.9376, "range_label": "0.98-0.99", "all reads (inferred)": 0.2844, "linked reads (inferred)": 0.9161, "right_edge": 0.99}, {"bin": "0.99", "interval": "0.99-1.0", "all reads": 0.4966, "linked reads": 0.06238, "all reads (cumsum)": 1.0, "linked reads (cumsum)": 1.0, "range_label": "0.99-1.0", "all reads (inferred)": 1.0, "linked reads (inferred)": 1.0, "right_edge": 1.0}]}}
